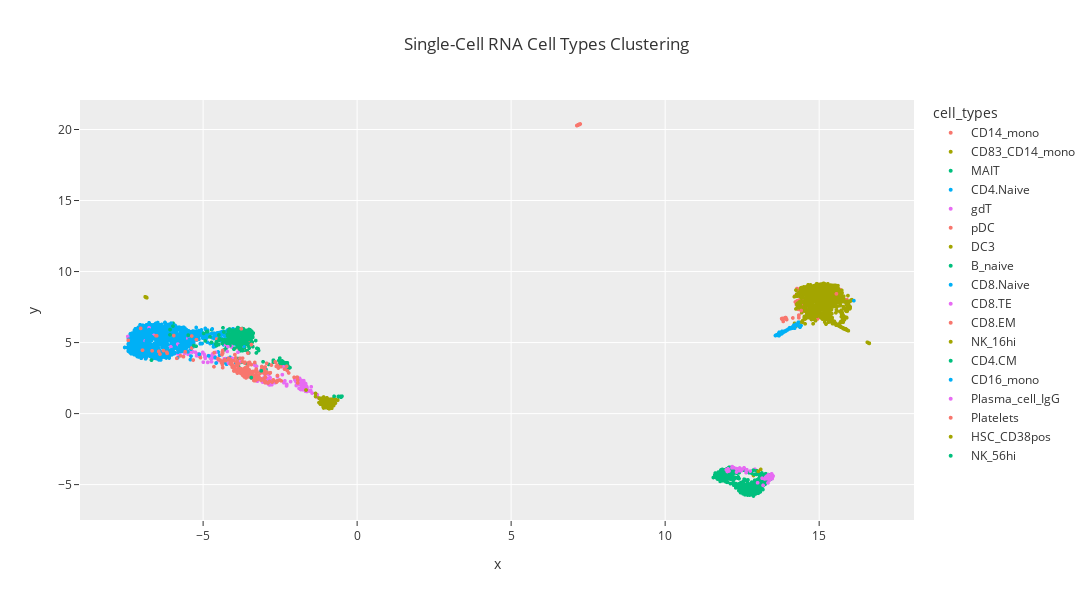

The notebook cell saved with this chart:
### Code cell
# UMAP clustering
X_umap_sc = umap.UMAP(random_state=1).fit_transform(predictions_adata.X)
umap_sc_df = pd.DataFrame({'x': X_umap_sc[:, 0], 'y': X_umap_sc[:, 1], 'cell_types': predictions_adata.obs['majority_voting']})

# Plot categories
fig = px.scatter(umap_sc_df, x='x', y='y', color='cell_types', template='ggplot2', width=1100, height=600,
                 title='Single-Cell RNA Cell Types Clustering')
fig.update_traces(marker=dict(size=4))
fig.show()

### Figure 1 — Plotly figure (JSON) as saved in the notebook; plotly's stock layout.template omitted (floating-point values rounded to 4 significant figures; data arrays with more than 128 entries replaced by an {"elided": "..."} marker saying what was removed)
{"data": [{"hovertemplate": "cell_types=CD14_mono<br>x=%{x}<br>y=%{y}<extra></extra>", "legendgroup": "CD14_mono", "marker": {"color": "#F8766D", "symbol": "circle", "size": 4}, "mode": "markers", "name": "CD14_mono", "showlegend": true, "x": {"elided": "136 float values"}, "xaxis": "x", "y": {"elided": "136 float values"}, "yaxis": "y", "type": "scattergl"}, {"hovertemplate": "cell_types=CD83_CD14_mono<br>x=%{x}<br>y=%{y}<extra></extra>", "legendgroup": "CD83_CD14_mono", "marker": {"color": "#A3A500", "symbol": "circle", "size": 4}, "mode": "markers", "name": "CD83_CD14_mono", "showlegend": true, "x": {"elided": "777 float values"}, "xaxis": "x", "y": {"elided": "777 float values"}, "yaxis": "y", "type": "scattergl"}, {"hovertemplate": "cell_types=MAIT<br>x=%{x}<br>y=%{y}<extra></extra>", "legendgroup": "MAIT", "marker": {"color": "#00BF7D", "symbol": "circle", "size": 4}, "mode": "markers", "name": "MAIT", "showlegend": true, "x": {"elided": "176 float values"}, "xaxis": "x", "y": {"elided": "176 float values"}, "yaxis": "y", "type": "scattergl"}, {"hovertemplate": "cell_types=CD4.Naive<br>x=%{x}<br>y=%{y}<extra></extra>", "legendgroup": "CD4.Naive", "marker": {"color": "#00B0F6", "symbol": "circle", "size": 4}, "mode": "markers", "name": "CD4.Naive", "showlegend": true, "x": {"elided": "897 float values"}, "xaxis": "x", "y": {"elided": "897 float values"}, "yaxis": "y", "type": "scattergl"}, {"hovertemplate": "cell_types=gdT<br>x=%{x}<br>y=%{y}<extra></extra>", "legendgroup": "gdT", "marker": {"color": "#E76BF3", "symbol": "circle", "size": 4}, "mode": "markers", "name": "gdT", "showlegend": true, "x": {"elided": "205 float values"}, "xaxis": "x", "y": {"elided": "205 float values"}, "yaxis": "y", "type": "scattergl"}, {"hovertemplate": "cell_types=pDC<br>x=%{x}<br>y=%{y}<extra></extra>", "legendgroup": "pDC", "marker": {"color": "#F8766D", "symbol": "circle", "size": 4}, "mode": "markers", "name": "pDC", "showlegend": true, "x": [7.22, 7.197, 7.188, 7.196, 7.185, 7.2, 7.184, 7.2, 7.2, 7.187, 7.162, 7.198, 7.193, 7.228, 7.233, 7.2, 7.173, 7.217, 7.202, 7.244, 7.22, 7.201, 7.225, 7.133, 7.202, 7.217, 7.149, 7.17, 7.17, 7.185, 7.236, 7.202, 7.205, 7.182, 7.163, 7.224, 7.17], "xaxis": "x", "y": [20.36, 20.34, 20.33, 20.34, 20.33, 20.34, 20.33, 20.34, 20.34, 20.33, 20.31, 20.34, 20.34, 20.37, 20.38, 20.35, 20.32, 20.36, 20.35, 20.39, 20.36, 20.34, 20.37, 20.28, 20.35, 20.36, 20.29, 20.31, 20.31, 20.33, 20.38, 20.35, 20.35, 20.33, 20.31, 20.37, 20.31], "yaxis": "y", "type": "scattergl"}, {"hovertemplate": "cell_types=DC3<br>x=%{x}<br>y=%{y}<extra></extra>", "legendgroup": "DC3", "marker": {"color": "#A3A500", "symbol": "circle", "size": 4}, "mode": "markers", "name": "DC3", "showlegend": true, "x": {"elided": "140 float values"}, "xaxis": "x", "y": {"elided": "140 float values"}, "yaxis": "y", "type": "scattergl"}, {"hovertemplate": "cell_types=B_naive<br>x=%{x}<br>y=%{y}<extra></extra>", "legendgroup": "B_naive", "marker": {"color": "#00BF7D", "symbol": "circle", "size": 4}, "mode": "markers", "name": "B_naive", "showlegend": true, "x": {"elided": "561 float values"}, "xaxis": "x", "y": {"elided": "561 float values"}, "yaxis": "y", "type": "scattergl"}, {"hovertemplate": "cell_types=CD8.Naive<br>x=%{x}<br>y=%{y}<extra></extra>", "legendgroup": "CD8.Naive", "marker": {"color": "#00B0F6", "symbol": "circle", "size": 4}, "mode": "markers", "name": "CD8.Naive", "showlegend": true, "x": {"elided": "426 float values"}, "xaxis": "x", "y": {"elided": "426 float values"}, "yaxis": "y", "type": "scattergl"}, {"hovertemplate": "cell_types=CD8.TE<br>x=%{x}<br>y=%{y}<extra></extra>", "legendgroup": "CD8.TE", "marker": {"color": "#E76BF3", "symbol": "circle", "size": 4}, "mode": "markers", "name": "CD8.TE", "showlegend": true, "x": [-3.013, -2.802, -2.379, -2.858, -3.19, -3.035, -2.984, -2.935, -2.909, -2.972, -2.995, -2.868, -3.072, -2.995, -2.284, -2.952, -2.96, -2.785, -3.241, -2.809, -2.84, -2.975, -3.231, -2.688, -3.086, -2.81, -2.808, -2.784, -2.769, -2.95, -2.657, -2.801, -2.93, -2.995, -3.119, -3.05, -2.834, -2.291, -3.355, -2.818, -3.069, -2.903, -2.842, -2.772, -3.18, -2.983, -2.836, -2.881, -2.799, -2.992, -2.983, -2.829, -2.928, -2.856, -2.892, -2.88, -2.81, -3.033, -2.841, -2.893, -2.856, -3.023], "xaxis": "x", "y": [2.328, 2.049, 2.169, 2.298, 2.392, 2.33, 2.585, 2.488, 2.183, 2.369, 2.332, 2.754, 2.224, 2.203, 2.057, 2.247, 2.185, 2.051, 2.282, 2.134, 2.018, 2.24, 2.583, 2.197, 2.293, 2.089, 2.09, 2.144, 2.039, 2.267, 2.171, 2.053, 2.212, 2.291, 2.403, 2.495, 2.444, 1.949, 2.627, 2.106, 2.259, 2.143, 2.081, 2.04, 2.389, 2.183, 2.286, 2.126, 2.038, 2.739, 2.165, 2.534, 2.189, 2.119, 2.115, 2.158, 2.051, 2.468, 2.116, 2.108, 2.032, 2.223], "yaxis": "y", "type": "scattergl"}, {"hovertemplate": "cell_types=CD8.EM<br>x=%{x}<br>y=%{y}<extra></extra>", "legendgroup": "CD8.EM", "marker": {"color": "#F8766D", "symbol": "circle", "size": 4}, "mode": "markers", "name": "CD8.EM", "showlegend": true, "x": {"elided": "289 float values"}, "xaxis": "x", "y": {"elided": "289 float values"}, "yaxis": "y", "type": "scattergl"}, {"hovertemplate": "cell_types=NK_16hi<br>x=%{x}<br>y=%{y}<extra></extra>", "legendgroup": "NK_16hi", "marker": {"color": "#A3A500", "symbol": "circle", "size": 4}, "mode": "markers", "name": "NK_16hi", "showlegend": true, "x": {"elided": "171 float values"}, "xaxis": "x", "y": {"elided": "171 float values"}, "yaxis": "y", "type": "scattergl"}, {"hovertemplate": "cell_types=CD4.CM<br>x=%{x}<br>y=%{y}<extra></extra>", "legendgroup": "CD4.CM", "marker": {"color": "#00BF7D", "symbol": "circle", "size": 4}, "mode": "markers", "name": "CD4.CM", "showlegend": true, "x": {"elided": "252 float values"}, "xaxis": "x", "y": {"elided": "252 float values"}, "yaxis": "y", "type": "scattergl"}, {"hovertemplate": "cell_types=CD16_mono<br>x=%{x}<br>y=%{y}<extra></extra>", "legendgroup": "CD16_mono", "marker": {"color": "#00B0F6", "symbol": "circle", "size": 4}, "mode": "markers", "name": "CD16_mono", "showlegend": true, "x": [13.7, 14.13, 13.64, 14.04, 13.87, 13.72, 13.75, 13.77, 13.73, 13.73, 14.16, 13.72, 13.87, 13.7, 14.14, 13.77, 14.17, 13.78, 14.04, 13.8, 14.25, 13.87, 13.73, 13.72, 13.78, 13.7, 14.29, 13.69, 14.33, 13.71, 13.98, 13.63, 14.16, 13.66, 13.62, 13.82, 13.76, 13.69, 13.68, 13.93, 13.64, 13.75, 13.79, 13.77, 13.79, 14.09, 13.58, 13.71, 14.13, 13.67, 13.78, 13.75, 13.66, 13.87, 13.77, 13.7, 13.98, 13.97, 14.02, 13.81, 13.6, 13.76, 14.13, 13.62, 14.18, 13.69, 14.32, 14.05, 13.64, 13.75, 13.65, 13.67, 13.75, 13.83, 13.82, 13.79, 13.72, 14.38, 13.66, 14.41, 13.75, 13.74, 13.91, 13.79, 13.86, 13.79, 13.72, 13.82, 13.87, 14.13, 13.6, 13.71, 13.71, 13.83, 13.84, 14.06, 13.7, 13.79, 13.76, 13.62, 14.04, 14.04, 13.63, 13.84, 13.64, 13.87, 14.25, 13.69, 13.85, 13.94, 13.78, 14.2, 13.78, 13.68, 13.89], "xaxis": "x", "y": [5.603, 6.05, 5.549, 5.965, 5.796, 5.626, 5.611, 5.669, 5.63, 5.636, 6.105, 5.632, 5.785, 5.484, 6.105, 5.667, 6.052, 5.695, 6.011, 5.716, 6.223, 5.79, 5.65, 5.625, 5.695, 5.592, 6.247, 5.603, 6.433, 5.617, 5.905, 5.545, 6.039, 5.57, 5.524, 5.734, 5.668, 5.612, 5.592, 5.841, 5.54, 5.634, 5.696, 5.685, 5.706, 5.995, 5.493, 5.618, 6.02, 5.571, 5.694, 5.656, 5.557, 5.763, 5.607, 5.727, 5.925, 5.894, 5.978, 5.748, 5.531, 5.66, 6.083, 5.529, 6.225, 5.579, 6.186, 6.051, 5.54, 5.698, 5.566, 5.583, 5.659, 5.728, 5.725, 5.689, 5.624, 6.082, 5.565, 6.196, 5.617, 5.647, 5.808, 5.699, 5.773, 5.786, 5.622, 5.747, 5.771, 6.081, 5.515, 5.646, 5.608, 5.699, 5.747, 6.012, 5.612, 5.707, 5.667, 5.52, 5.976, 6.017, 5.537, 5.734, 5.507, 5.773, 6.294, 5.654, 5.751, 5.87, 5.624, 6.012, 5.684, 5.596, 5.813], "yaxis": "y", "type": "scattergl"}, {"hovertemplate": "cell_types=Plasma_cell_IgG<br>x=%{x}<br>y=%{y}<extra></extra>", "legendgroup": "Plasma_cell_IgG", "marker": {"color": "#E76BF3", "symbol": "circle", "size": 4}, "mode": "markers", "name": "Plasma_cell_IgG", "showlegend": true, "x": [13.15, 12.24, 13.45, 13.3, 12.42, 13.41, 13.45, 12.43, 13.47, 13.44, 13.46, 12.65, 13.38, 12.32, 13.45, 12.76, 12.18, 13.18, 13.49, 12.02, 12.48, 13.27, 12.63, 13.46, 13.41, 13.43, 12.56, 11.99, 13.34, 12.31, -4.195, 12.04, 13.3, 13.35, 13.5, 12.07, 12.5, 12.63, 13.3, 12.42, 13.48, 13.37, 13.46, 12.17, 13.48, 13.46, 12.32, 13.23, 13.41, 13.0], "xaxis": "x", "y": [-4.547, -3.816, -4.301, -4.576, -3.904, -4.479, -4.339, -4.029, -4.585, -4.329, -4.484, -3.949, -4.692, -3.882, -4.38, -4.048, -3.733, -5.052, -4.454, -4.076, -4.009, -4.469, -4.156, -4.348, -4.447, -4.442, -3.816, -3.956, -4.88, -3.874, 4.714, -3.888, -4.458, -4.304, -4.389, -4.039, -3.917, -3.987, -4.401, -3.829, -4.338, -4.338, -4.241, -3.819, -4.329, -4.306, -4.116, -4.601, -4.491, -4.871], "yaxis": "y", "type": "scattergl"}, {"hovertemplate": "cell_types=Platelets<br>x=%{x}<br>y=%{y}<extra></extra>", "legendgroup": "Platelets", "marker": {"color": "#F8766D", "symbol": "circle", "size": 4}, "mode": "markers", "name": "Platelets", "showlegend": true, "x": [13.89, 13.79, 13.78, 15.56, 13.91, 14.34, 14.42, 13.91, -3.76, 13.79, 14.15, 13.83, 13.8, 14.34, 13.83, 13.94, -7.028, 13.88, 13.92], "xaxis": "x", "y": [6.742, 6.655, 6.688, 8.429, 6.705, 6.933, 7.254, 6.762, 5.972, 6.686, 6.731, 6.698, 6.68, 6.895, 6.489, 6.62, 5.999, 6.718, 6.74], "yaxis": "y", "type": "scattergl"}, {"hovertemplate": "cell_types=HSC_CD38pos<br>x=%{x}<br>y=%{y}<extra></extra>", "legendgroup": "HSC_CD38pos", "marker": {"color": "#A3A500", "symbol": "circle", "size": 4}, "mode": "markers", "name": "HSC_CD38pos", "showlegend": true, "x": [-6.859, -6.88, -6.853, -6.855, -6.859, -6.849, -6.857, 15.79, -6.844], "xaxis": "x", "y": [8.198, 8.223, 8.184, 8.193, 8.203, 8.179, 8.195, 7.369, 8.184], "yaxis": "y", "type": "scattergl"}, {"hovertemplate": "cell_types=NK_56hi<br>x=%{x}<br>y=%{y}<extra></extra>", "legendgroup": "NK_56hi", "marker": {"color": "#00BF7D", "symbol": "circle", "size": 4}, "mode": "markers", "name": "NK_56hi", "showlegend": true, "x": [-0.5109, -0.5213, -0.5138, -0.5146, -0.5036, -0.5186, -0.5271, -0.6065, -0.535, -0.5261, -0.5454, -0.6086, -0.748, -0.528, -0.5668, -6.677, -0.5016, -0.4925], "xaxis": "x", "y": [1.183, 1.17, 1.18, 1.188, 1.211, 1.191, 1.207, 1.203, 1.183, 1.156, 1.198, 1.204, 1.22, 1.174, 1.198, 3.764, 1.199, 1.225], "yaxis": "y", "type": "scattergl"}], "layout": {"xaxis": {"anchor": "y", "domain": [0.0, 1.0], "title": {"text": "x"}}, "yaxis": {"anchor": "x", "domain": [0.0, 1.0], "title": {"text": "y"}}, "legend": {"title": {"text": "cell_types"}, "tracegroupgap": 0}, "title": {"text": "Single-Cell RNA Cell Types Clustering"}, "height": 600, "width": 1100}}
